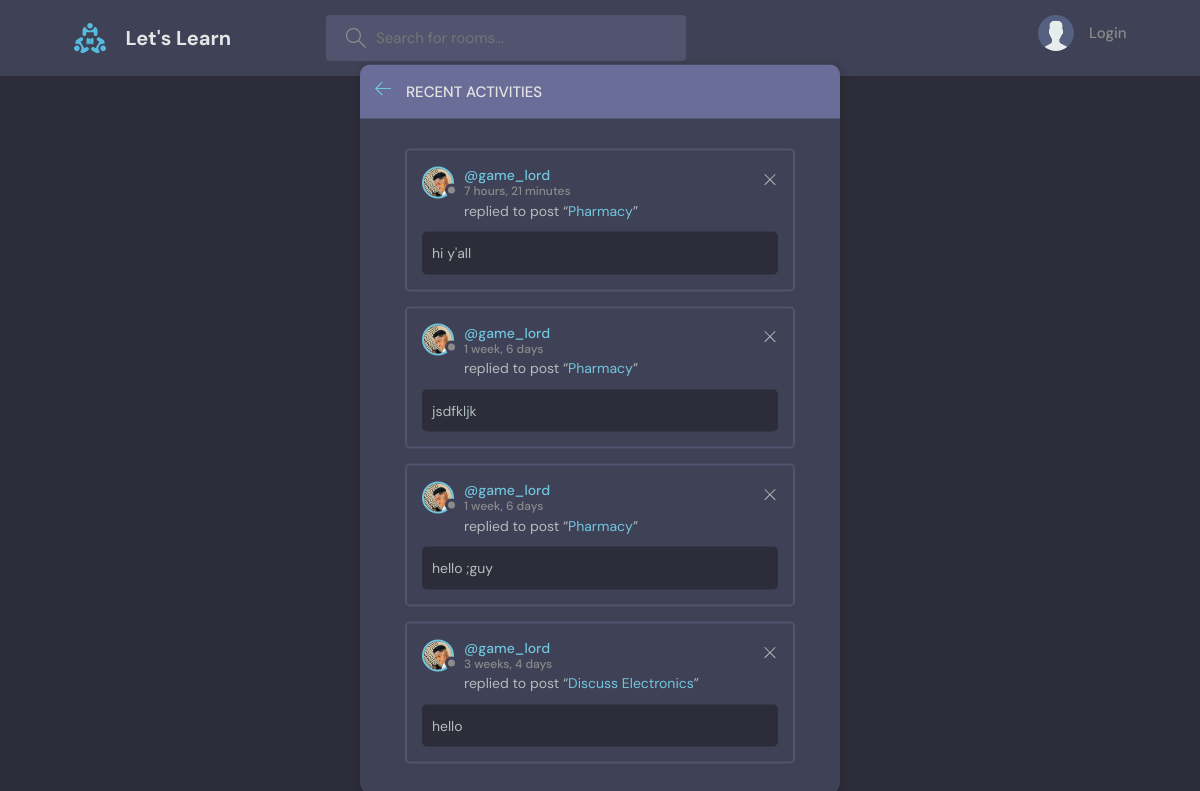
The page /activity/ on the database its author committed.
### base/models.py (models this page shows, shortened)
class Message(models.Model):
    user = models.ForeignKey(User, on_delete=models.CASCADE, null=True)
    room = models.ForeignKey(Room, on_delete=models.CASCADE)
    body = models.TextField()
    created = models.DateTimeField(auto_now_add=True)
    updated = models.DateTimeField(auto_now=True)
    class Meta:
        ordering = ['-created','-updated']

class Room(models.Model):
    host = models.ForeignKey(User, on_delete=models.CASCADE, null=True)
    topic = models.ForeignKey(Topic, on_delete=models.SET_NULL, null=True)#null=True means it can be blank
    name = models.CharField(max_length=100)
    description = models.TextField(null=True, blank=True)#blank=True means when we submit a form it can be blank
    participants = models.ManyToManyField(User, related_name='participants', blank=True)
    created = models.DateTimeField(auto_now_add=True)
    updated = models.DateTimeField(auto_now=True)
    class Meta:
        ordering = ['-created','-updated']

### users/models.py (models this page shows, shortened)
class Profile(models.Model):
    user = models.OneToOneField(User, on_delete=models.CASCADE)
    avatar = models.ImageField(default='avatar.svg', upload_to='profile_pics', null=True)
    bio = models.CharField(max_length=500,default='',null=True,blank=True)
    name = models.CharField(max_length=50,default='',null=True)

### base/views.py (the view)
# urls.py: path('activity/', views.activityPage, name='activity'),
def activityPage(request):
    all_messages = Message.objects.all()[0:4]
    context = {
    'all_messages':all_messages
    }
    return render(request, 'base/activity.html',context)

### base/templates/base/activity.html (shortened to what this page needs)
{% extends 'main.html' %}
{% block content %}
    <main class="layout">
      <div class="container">
        <div class="layout__box">
          <div class="layout__boxHeader">
            <div class="layout__boxTitle">
              <a href="{% url 'home' %}">
                <svg version="1.1" xmlns="http://www.w3.org/2000/svg" width="32" height="32" viewBox="0 0 32 32">
                  <title>arrow-left</title>
                  <path
                    d="M13.723 2.286l-13.723 13.714 13.719 13.714 1.616-1.611-10.96-10.96h27.625v-2.286h-27.625l10.965-10.965-1.616-1.607z"
                  ></path>
                </svg>
              </a>
              <h3>Recent Activities</h3>
            </div>
          </div>
          <div class="activities-page layout__body">
              {% for message in all_messages %}
            <div class="activities__box">
              <div class="activities__boxHeader roomListRoom__header">
                <a href="{% url 'profile' message.user.id %}" class="roomListRoom__author">
                  <div class="avatar avatar--small">
                    <img src="{{message.user.profile.avatar.url}}" />
                  </div>
                  <p>
                    @{{message.user.username}}
                    <span>{{message.created|timesince}}</span>
                  </p>
                </a>
                <div class="roomListRoom__actions">
                  <a href="{% url 'delete-message' message.id %}">
                    <svg version="1.1" xmlns="http://www.w3.org/2000/svg" width="32" height="32" viewBox="0 0 32 32">
                      <title>remove</title>
                      <path
                        d="M27.314 6.019l-1.333-1.333-9.98 9.981-9.981-9.981-1.333 1.333 9.981 9.981-9.981 9.98 1.333 1.333 9.981-9.98 9.98 9.98 1.333-1.333-9.98-9.98 9.98-9.981z"
                      ></path>
                    </svg>
                  </a>
                </div>
              </div>
              <div class="activities__boxContent">
                <p>replied to post “<a href="{% url 'room' message.room.id %}">{{message.room.name}}</a>”</p>
                <div class="activities__boxRoomContent">
                  {{message.body|truncatewords:15}}
                </div>
              </div>
            </div>
              {% endfor %}
          </div>
        </div>
      </div>
    </main>
{% endblock %}

### static/styles/styles.css (style rules this page uses)
:root { --color-main: #71c6dd; --color-main-light: #e1f6fb; --color-dark: #3f4156; --color-dark-medium: #51546e; --color-dark-light: #696d97; --color-light: #e5e5e5; --color-gray: #8b8b8b; --color-light-gray: #b2bdbd; --color-bg: #2d2d39; --color-success: #5dd693; --color-error: #fc4b0b; }
* { font-family: "DM Sans", -apple-system, BlinkMacSystemFont, "Segoe UI", Roboto, Oxygen, Ubuntu, Cantarell, "Open Sans", "Helvetica Neue", sans-serif; margin: 0; padding: 0; box-sizing: border-box; text-rendering: optimizeLegibility; font-size: inherit; }
html { font-size: 56.25%; }
@media only screen and (min-width: 1200px) { html { font-size: 62.5%; } }
body { line-height: 1.6; font-weight: 400; font-size: 1.5rem; color: var(--color-light-gray); background-color: var(--color-bg); min-height: 100vh; }
img { width: 100%; }
a { display: inline-block; color: var(--color-main); text-decoration: none; }
.container { max-width: 120rem; width: 90%; margin: auto; }
.avatar { position: relative; display: inline-block; border-radius: 50%; border: 2px solid var(--color-main); }
.avatar img { display: block; border-radius: 50%; object-fit: cover; object-position: center; }
.avatar::after { content: ""; display: block; position: absolute; background-color: var(--color-gray); z-index: 111; border-radius: 50%; border: 0.3rem solid var(--color-dark); }
.avatar.avatar--small img { width: 2.8rem; height: 2.8rem; }
.avatar.avatar--small:after { width: 0.7rem; height: 0.7rem; bottom: 0px; right: -6px; }
.layout { margin-top: 2.4rem; }
.layout > .container { display: flex; justify-content: space-between; align-items: flex-start; }
.layout__box { width: 90%; max-width: 48rem; min-height: 40rem; position: absolute; top: 50%; left: 50%; transform: translate(-50%, -46%); background-color: var(--color-dark); border-radius: 1rem; box-shadow: 1px 1px 6px 3px rgba(0, 0, 0, 0.1); overflow: hidden; }
.layout__boxHeader { display: flex; padding: 1.5rem; background-color: var(--color-dark-light); }
.layout__boxTitle { display: flex; gap: 1.5rem; align-items: center; }
.layout__boxTitle h3 { text-transform: uppercase; font-weight: 500; color: var(--color-light); }
.layout__boxTitle svg { width: 1.6rem; height: 1.6rem; fill: var(--color-main); }
.layout__body { margin: 3rem; }
.roomListRoom__header { display: flex; justify-content: space-between; align-items: center; }
.roomListRoom__author { font-weight: 500; display: flex; align-items: center; gap: 1rem; }
.roomListRoom__actions { display: flex; align-items: flex-start; gap: 1rem; position: relative; }
.roomListRoom__actions svg { fill: var(--color-main); width: 1.6rem; height: 1.6rem; }
.activities__box { margin: 1.5rem; padding: 1.5rem; border: 2px solid var(--color-dark-medium); border-radius: 5px; }
.activities__boxHeader p { font-size: 1.4rem; line-height: 1.3; }
.activities__boxHeader p span { color: var(--color-gray); font-size: 1.2rem; display: block; }
.activities__boxContent { margin-left: 4.2rem; }
.activities__boxContent { font-size: 1.4rem; }
.activities__boxRoomContent { background: var(--color-bg); padding: 1rem; border-radius: 5px; margin-top: 1rem; margin-left: -4.2rem; }
.roomListRoom__actions svg { fill: var(--color-light-gray); }

### rows shown on the page
Message: user.profile.avatar (picture), user.username "game_lord", created "7 hours, 21 minutes", room.name "Pharmacy", body "hi y'all"
Message: user.profile.avatar (picture), user.username "game_lord", created "1 week, 6 days", room.name "Pharmacy", body "jsdfkljk"
Message: user.profile.avatar (picture), user.username "game_lord", created "1 week, 6 days", room.name "Pharmacy", body "hello ;guy"
Message: user.profile.avatar (picture), user.username "game_lord", created "3 weeks, 4 days", room.name "Discuss Electronics", body "hello"
